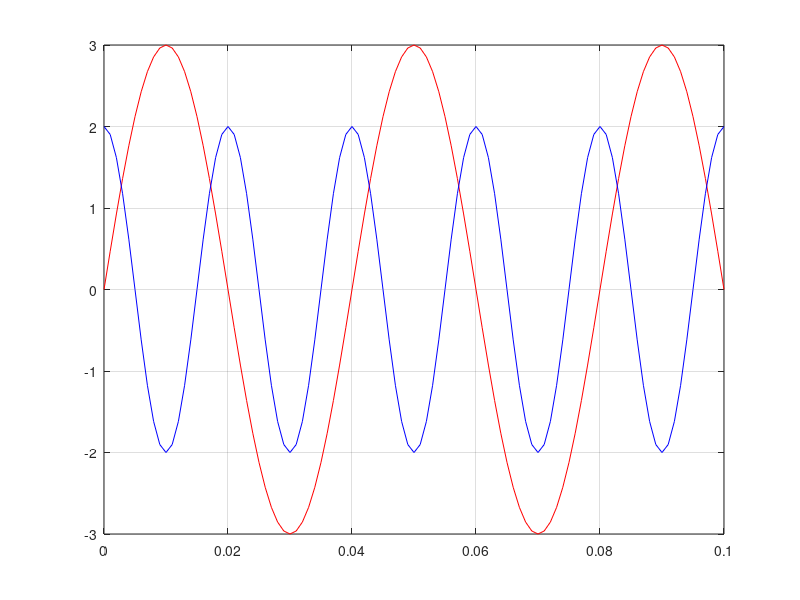

The MATLAB source for this figure:
%% Clean up %%
clear;
clc;

%% Set parameters: %%

% x-axis (time):
t = 0 : 0.001 : 0.1; 

% frequencies
f1 = 25;
f2 = 50;

% amplitudes
A1 = 3;
A2 = 2;

% equations
y1 = A1*sin( 2*pi*f1*t );
y2 = A2*cos( 2*pi*f2*t );

%% Plot %%

plot(t, y1, 'r');
hold on
plot(t, y2, 'b');

grid on
